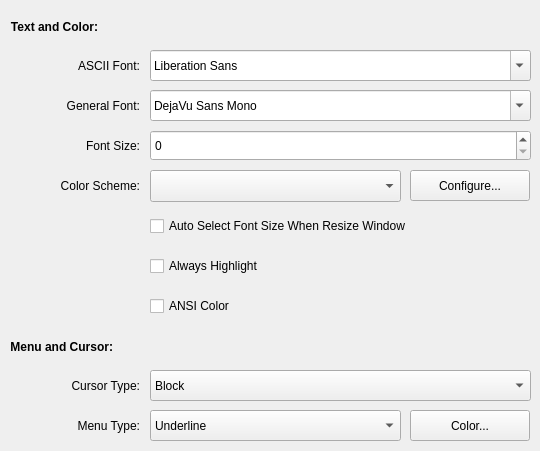
   <widget class="QWidget" name="tab1">
    <attribute name="title">
     <string>Display</string>
    </attribute>
    <widget class="QCheckBox" name="autofontCheckBox">
     <property name="geometry">
      <rect>
       <x>150</x>
       <y>210</y>
       <width>371</width>
       <height>32</height>
      </rect>
     </property>
     <property name="whatsThis">
      <string>&lt;!DOCTYPE HTML PUBLIC &quot;-//W3C//DTD HTML 4.0//EN&quot; &quot;http://www.w3.org/TR/REC-html40/strict.dtd&quot;&gt;
&lt;html&gt;&lt;head&gt;&lt;meta name=&quot;qrichtext&quot; content=&quot;1&quot; /&gt;&lt;style type=&quot;text/css&quot;&gt;
p, li { white-space: pre-wrap; }
&lt;/style&gt;&lt;/head&gt;&lt;body style=&quot; font-family:'Bitstream Vera Sans'; font-size:12pt; font-weight:400; font-style:normal;&quot;&gt;
&lt;p style=&quot; margin-top:0px; margin-bottom:0px; margin-left:0px; margin-right:0px; -qt-block-indent:0; text-indent:0px;&quot;&gt;Auto Select Font Size When Resize Window&lt;/p&gt;&lt;/body&gt;&lt;/html&gt;</string>
     </property>
     <property name="layoutDirection">
      <enum>Qt::LeftToRight</enum>
     </property>
     <property name="text">
      <string>Auto Select Font Size When Resize Window</string>
     </property>
    </widget>
    <widget class="QCheckBox" name="ansicolorCheckBox">
     <property name="geometry">
      <rect>
       <x>150</x>
       <y>290</y>
       <width>371</width>
       <height>32</height>
      </rect>
     </property>
     <property name="text">
      <string>ANSI Color</string>
     </property>
    </widget>
    <widget class="QCheckBox" name="highlightCheckBox">
     <property name="geometry">
      <rect>
       <x>150</x>
       <y>250</y>
       <width>371</width>
       <height>32</height>
      </rect>
     </property>
     <property name="text">
      <string>Always Highlight</string>
     </property>
    </widget>
    <widget class="QLabel" name="TextLabel6_3">
     <property name="geometry">
      <rect>
       <x>0</x>
       <y>370</y>
       <width>140</width>
       <height>32</height>
      </rect>
     </property>
     <property name="text">
      <string>Cursor Type:</string>
     </property>
     <property name="alignment">
      <set>Qt::AlignRight|Qt::AlignTrailing|Qt::AlignVCenter</set>
     </property>
     <property name="buddy">
      <cstring>cursorTypeComboBox</cstring>
     </property>
    </widget>
    <widget class="QComboBox" name="cursorTypeComboBox">
     <property name="geometry">
      <rect>
       <x>150</x>
       <y>370</y>
       <width>381</width>
       <height>31</height>
      </rect>
     </property>
     <item>
      <property name="text">
       <string>Block</string>
      </property>
     </item>
     <item>
      <property name="text">
       <string>Underline</string>
      </property>
     </item>
     <item>
      <property name="text">
       <string>I Type</string>
      </property>
     </item>
    </widget>
    <widget class="QLabel" name="TextLabel6_4">
     <property name="geometry">
      <rect>
       <x>0</x>
       <y>410</y>
       <width>140</width>
       <height>32</height>
      </rect>
     </property>
     <property name="text">
      <string>Menu Type:</string>
     </property>
     <property name="alignment">
      <set>Qt::AlignRight|Qt::AlignTrailing|Qt::AlignVCenter</set>
     </property>
     <property name="buddy">
      <cstring>menuTypeComboBox</cstring>
     </property>
    </widget>
    <widget class="QComboBox" name="menuTypeComboBox">
     <property name="geometry">
      <rect>
       <x>150</x>
       <y>410</y>
       <width>251</width>
       <height>31</height>
      </rect>
     </property>
     <item>
      <property name="text">
       <string>Underline</string>
      </property>
     </item>
     <item>
      <property name="text">
       <string>Reverse</string>
      </property>
     </item>
     <item>
      <property name="text">
       <string>Custom Color</string>
      </property>
     </item>
    </widget>
    <widget class="QPushButton" name="menuColorButton">
     <property name="geometry">
      <rect>
       <x>410</x>
       <y>410</y>
       <width>120</width>
       <height>31</height>
      </rect>
     </property>
     <property name="text">
      <string>Color...</string>
     </property>
    </widget>
    <widget class="QWidget" name="layoutWidget3">
     <property name="geometry">
      <rect>
       <x>10</x>
       <y>10</y>
       <width>521</width>
       <height>34</height>
      </rect>
     </property>
     <layout class="QHBoxLayout" name="horizontalLayout_3">
      <item>
       <widget class="QLabel" name="boldLabel_3">
        <property name="font">
         <font>
          <weight>75</weight>
          <bold>true</bold>
         </font>
        </property>
        <property name="text">
         <string>Text and Color:</string>
        </property>
        <property name="alignment">
         <set>Qt::AlignRight|Qt::AlignTrailing|Qt::AlignVCenter</set>
        </property>
       </widget>
      </item>
      <item>
       <spacer name="horizontalSpacer_5">
        <property name="orientation">
         <enum>Qt::Horizontal</enum>
        </property>
        <property name="sizeHint" stdset="0">
         <size>
          <width>398</width>
          <height>32</height>
         </size>
        </property>
       </spacer>
      </item>
     </layout>
    </widget>
    <widget class="QWidget" name="layoutWidget4">
     <property name="geometry">
      <rect>
       <x>10</x>
       <y>330</y>
       <width>521</width>
       <height>34</height>
      </rect>
     </property>
     <layout class="QHBoxLayout" name="horizontalLayout_4">
      <item>
       <widget class="QLabel" name="boldLabel_4">
        <property name="font">
         <font>
          <weight>75</weight>
          <bold>true</bold>
         </font>
        </property>
        <property name="text">
         <string>Menu and Cursor:</string>
        </property>
        <property name="alignment">
         <set>Qt::AlignRight|Qt::AlignTrailing|Qt::AlignVCenter</set>
        </property>
       </widget>
      </item>
      <item>
       <spacer name="horizontalSpacer_6">
        <property name="orientation">
         <enum>Qt::Horizontal</enum>
        </property>
        <property name="sizeHint" stdset="0">
         <size>
          <width>378</width>
          <height>32</height>
         </size>
        </property>
       </spacer>
      </item>
     </layout>
    </widget>
    <widget class="QFontComboBox" name="asciiFontComboBox">
     <property name="geometry">
      <rect>
       <x>150</x>
       <y>50</y>
       <width>381</width>
       <height>31</height>
      </rect>
     </property>
     <property name="fontFilters">
      <set>QFontComboBox::AllFonts</set>
     </property>
    </widget>
    <widget class="QFontComboBox" name="generalFontComboBox">
     <property name="geometry">
      <rect>
       <x>150</x>
       <y>90</y>
       <width>381</width>
       <height>31</height>
      </rect>
     </property>
     <property name="fontFilters">
      <set>QFontComboBox::AllFonts</set>
     </property>
     <property name="currentFont">
      <font>
       <family>Andale Mono</family>
      </font>
     </property>
    </widget>
    <widget class="QSpinBox" name="fontSizeSpinBox">
     <property name="geometry">
      <rect>
       <x>150</x>
       <y>130</y>
       <width>381</width>
       <height>31</height>
      </rect>
     </property>
    </widget>
    <widget class="QLabel" name="TextLabel3_8">
     <property name="geometry">
      <rect>
       <x>0</x>
       <y>50</y>
       <width>140</width>
       <height>32</height>
      </rect>
     </property>
     <property name="text">
      <string>ASCII Font:</string>
     </property>
     <property name="alignment">
      <set>Qt::AlignRight|Qt::AlignTrailing|Qt::AlignVCenter</set>
     </property>
     <property name="buddy">
      <cstring>asciiFontComboBox</cstring>
     </property>
    </widget>
    <widget class="QLabel" name="TextLabel3_9">
     <property name="geometry">
      <rect>
       <x>0</x>
       <y>90</y>
       <width>140</width>
       <height>32</height>
      </rect>
     </property>
     <property name="text">
      <string>General Font:</string>
     </property>
     <property name="alignment">
      <set>Qt::AlignRight|Qt::AlignTrailing|Qt::AlignVCenter</set>
     </property>
     <property name="buddy">
      <cstring>generalFontComboBox</cstring>
     </property>
    </widget>
    <widget class="QLabel" name="TextLabel3_11">
     <property name="geometry">
      <rect>
       <x>0</x>
       <y>130</y>
       <width>140</width>
       <height>32</height>
      </rect>
     </property>
     <property name="text">
      <string>Font Size:</string>
     </property>
     <property name="alignment">
      <set>Qt::AlignRight|Qt::AlignTrailing|Qt::AlignVCenter</set>
     </property>
     <property name="buddy">
      <cstring>fontSizeSpinBox</cstring>
     </property>
    </widget>
    <widget class="QLabel" name="TextLabel3_22">
     <property name="geometry">
      <rect>
       <x>0</x>
       <y>170</y>
       <width>140</width>
       <height>32</height>
      </rect>
     </property>
     <property name="text">
      <string>Color Scheme:</string>
     </property>
     <property name="alignment">
      <set>Qt::AlignRight|Qt::AlignTrailing|Qt::AlignVCenter</set>
     </property>
     <property name="buddy">
      <cstring>schemeComboBox</cstring>
     </property>
    </widget>
    <widget class="QComboBox" name="schemeComboBox">
     <property name="geometry">
      <rect>
       <x>150</x>
       <y>170</y>
       <width>251</width>
       <height>32</height>
      </rect>
     </property>
    </widget>
    <widget class="QPushButton" name="schemePushButton">
     <property name="geometry">
      <rect>
       <x>410</x>
       <y>170</y>
       <width>120</width>
       <height>31</height>
      </rect>
     </property>
     <property name="text">
      <string>Configure...</string>
     </property>
    </widget>
   </widget>
